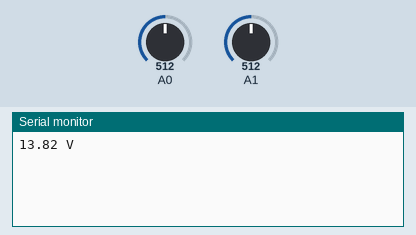
Bench run of a sketch on a simulated Arduino Uno, built with avr-gcc and run on an emulated ATmega328P. Parts: the last lines printed to the serial monitor. The inputs (shaded band) are chosen by the test bench; at power-on: A0 = 512, A1 = 512. The local clock reads 2024-03-15 10:24:30 at power-on unless the sketch sets it.

Above: at 1.2 s.
1.3 s: A0 set to 716
At 3.92 s:
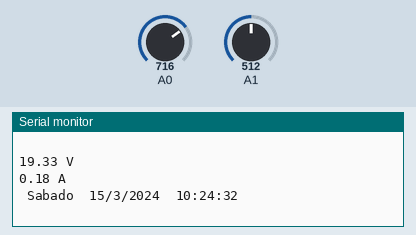
4.0 s: A1 set to 716
At 5.4 s:
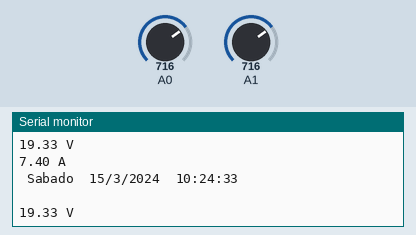
5.5 s: A0 set to 900
At 6.9 s:
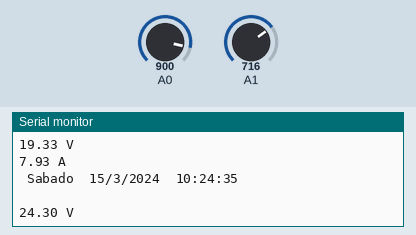
7.0 s: A1 set to 900
At 8.7 s:
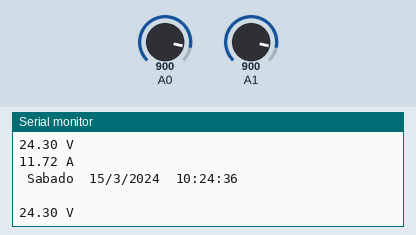
Timing chart, 0 to 9.5 s (numbered marks = the images above; inputs shaded):
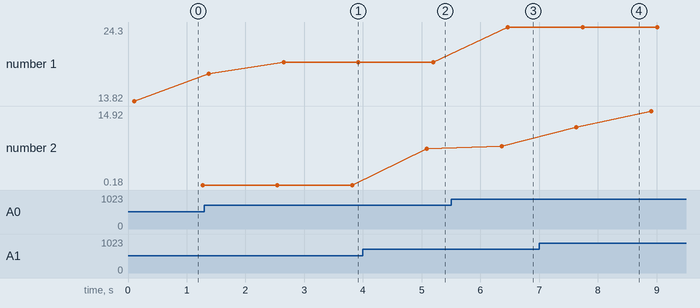

The sketch:

sensor_voltatge-i-intensitat_RTC.ino
```cpp
#include <virtuabotixRTC.h>

/*

mesura el VOLTATGE d'una bateria mitjansant el sensor de voltatge http://www.dx.com/es/p/diy-electronic-bricks-voltage-detection-sensor-module-for-arduino-board-blue-green-331542#.VH91t48VWRo
mesura tb la INTENSITAT que circula de la bateria cap al consum mitjansant el sensor basat en l'efecte hall http://www.dx.com/es/p/acs712-20a-current-sensor-module-blue-206999#.VH91zY8VWRo
controla el TEMPS i el mostra a cada mesura.

extret a partir de les segurnts fonts:
--------------------------------------------------------------
  Program:      volt_measure

  Description:  Reads value on analog input A0 and calculates
                the voltage assuming that a voltage divider
                network on the pin divides by 11.                // modificat per un calibratge rapid

  Hardware:     Arduino Uno with voltage divider on A0.

  Software:     Developed using Arduino 1.0.5 software
                Should be compatible with Arduino 1.0 +

  Date:         22 May 2013

  Author:       W.A. Smith, http://startingelectronics.com
--------------------------------------------------------------
i
--------------------------------------------------------------
http://www.lucadentella.it/en/2011/11/29/sensore-di-corrente-con-arduino/
--------------------------------------------------------------
i
--------------------------------------------------------------
https://www.virtuabotix.com/virtuabotix-ds1302-real-time-clock-module-pin-out-coding-guide/
--------------------------------------------------------------

*/


/////////////////////////////////////////
//calibracio de font i sensor de voltatge
//primer  mesurem amb el tester el voltatge que arriba al sensor entre vcc i gnd i l'actualitzem a la seguent variable
float volRef = 4.93;
//ara mesurem amb el tester el voltatge de la bateria a controlar i l'actualitzem a la seguent variable
float volBat = 3.55;
//finalment mesurem amb el tester el voltatge entre la sortida de senyal del sensor i gnd i l'actualitzem a la seguent variable
float volSen = 0.633;
//ara ja es pot definir la variavle seguent
float factorDivisor = volBat / volSen;


////////////////////////////////////
//calibracio del sensor d'intensitat
//la formula per passar de la lectura del sensor a Ampers es la seguent:
//
//    A = (((5V/1023)*units)-2.5V)/(sensibilitat del sensor) = ((0.0049*units)-2.5)/senSen = ((0.0049/senSen)*units)-(2.5/senSen)
//
//la sensivilitat del sensor ve donada al datasheet :
//    ACS712ELCTR-05B-T    -->     185 mV/A
//    ACS712ELCTR-20A-T    -->     100 mV/A
//    ACS712ELCTR-30A-T    -->      66 mV/A
float senSen = 0.185;


/////////////////////////////////////////
// Creation of the Real Time Clock Object
//   SCLK -> 6,   I/O -> 7,   CE -> 8
virtuabotixRTC myRTC(6, 7, 8);


///////////////////////////////////////////////////////
// number of analog samples to take per voltage reading
#define NUM_SAMPLES 10
int sum = 0;                    // sum of samples taken
unsigned char sample_count = 0; // current sample number
float voltage = 0.0;            // calculated voltage


void setup() {
  // put your setup code here, to run once:
    Serial.begin(9600);


}


void loop() {
  // put your main code here, to run repeatedly:


  /////////////////////////////////////////////////////////////////////////////////////////
  // This allows for the update of variables for time or accessing the individual elements.                //|
  myRTC.updateTime();


  //////////////////
  //ara el VOLTATGE
  // take a number of analog samples and add them up
    while (sample_count < NUM_SAMPLES) {
        sum += analogRead(A0);
        sample_count++;
        delay(10);
    }
    // calculate the voltage
    // use 5.0 for a 5.0V ADC reference voltage
    // 5.015V is the calibrated reference voltage
    voltage = ((float)sum / (float)NUM_SAMPLES * volRef) / 1024.0;
    // send voltage for display on Serial Monitor
    // voltage multiplied by 11 when using voltage divider that
    // divides by 11. 11.132 is the calibrated voltage divide
    // value
//    Serial.println(factorDivisor);
    Serial.print(voltage * factorDivisor);
    Serial.println (" V");
    sample_count = 0;
    sum = 0;


///////////////////////////  INICI TRAM EN OBRES !! PRECAUCIO    //////////////////////////////////////////////////////////////////////////////////////////////////////////


/////////////////////
// ara la INTENSITAT
  float average = 0.0;
  for(int i = 0; i < 1000; i++) {

//    A = (((5V/1023)*units)-2.5V)/(sensibilitat del sensor) = ((0.0049*units)-2.5)/senSen = ((0.0049/senSen)*units)-(2.5/senSen)
//
  average = average + (.038 * analogRead(A1) - 19.28) / 1000;
//  average = average + (.0264 * analogRead(A1) - 13.38) / 1000;
//  average = average + (.0264 * analogRead(A1) - 13.51) / 1000;
//  average = average + (((5/1023) * analogRead(A1))/senSen - (2.5/senSen)) / 1000;
//  average = average + ((((5/1024) * analogRead(A1)) - 2.5)/senSen) / 1000;

    delay(1);
  }
  Serial.print(average);
  Serial.println (" A");


/* // debugging
  Serial.print((5/1023)/senSen);
  Serial.println (" 5/1023 /senSen");
  Serial.print(2.5/senSen);
  Serial.println (" senSen");
  Serial.print(analogRead(A1));
  Serial.println (" analogRead(A1)");
*/


//////////////////////////////////////////////
// Start printing RTC elements as individuals                                                            //|

//  Serial.print("Current Date / Time: ");                                                                 //|
  switch (myRTC.dayofweek)                  // Esto pone nombre del dia
  {
    case 1:
    Serial.print(" Lunes"); break;
    case 2:
    Serial.print(" Martes"); break;
    case 3:
    Serial.print(" Miercoles"); break;
    case 4:
    Serial.print(" Jueves"); break;
    case 5:
    Serial.print(" Viernes"); break;
    case 6:
    Serial.print(" Sabado"); break;
    case 7:
    Serial.print(" Domingo"); break;
  }
  Serial.print("  ");                                                                                    //|
  Serial.print(myRTC.dayofmonth);                                                                        //|
  Serial.print("/");                                                                                     //|
  Serial.print(myRTC.month);                                                                             //|
  Serial.print("/");                                                                                     //|
  Serial.print(myRTC.year);                                                                              //|
  Serial.print("  ");                                                                                    //|
  Serial.print(myRTC.hours);                                                                             //|
  Serial.print(":");                                                                                     //|
  Serial.print(myRTC.minutes);                                                                           //|
  Serial.print(":");                                                                                     //|
  Serial.println(myRTC.seconds);


///////////////////////////  FINAL TRAM EN OBRES !!  //////////////////////////////////////////////////////////////////////////////////////////////////////////

  Serial.println (" ");

}
```

Measured:
- after the input at 1.3 s, the serial monitor: prints a new line after 0.08 s (image 1)
- after the input at 4.0 s, the serial monitor: prints a new line after 1.1 s (image 2)
- after the input at 5.5 s, the serial monitor: prints a new line after 0.97 s (image 3)
- after the input at 7.0 s, the serial monitor: prints a new line after 0.64 s (image 4)
- plotted number 1: 13.82 → 19.33 after the input at 1.3 s, 19.33 → 24.3 after the input at 5.5 s
- plotted number 2: 0.18 → 7.4 after the input at 4.0 s, 7.93 → 14.92 after the input at 7.0 s
